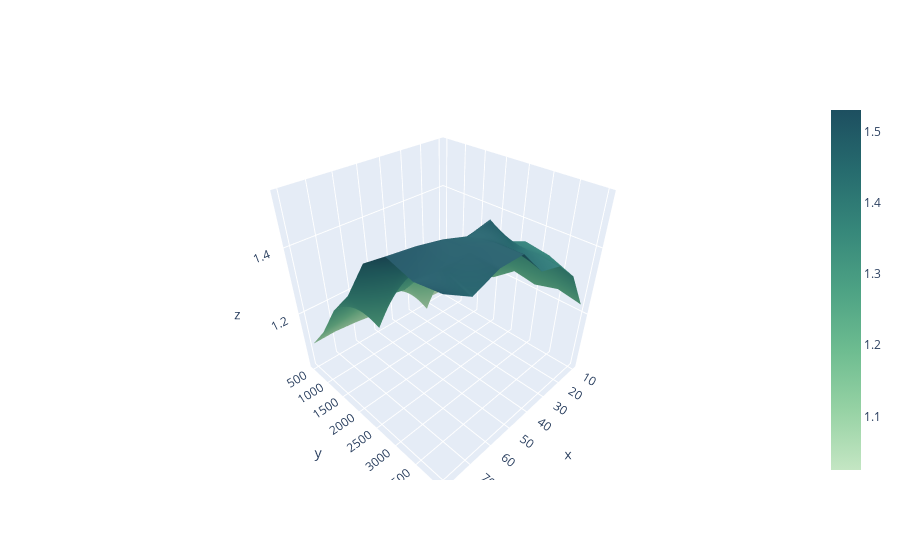

This figure's notebook cell:
### Code cell
compare = traces[1] / traces[0]
fig = go.Figure(go.Surface(
    x = compare.columns,
    y = compare.index,
    z = compare,
    colorscale = colorscales[0]))
# for i in range(1, len(traces)):
#     t = traces[i]
#     fig.add_trace(
#         go.Surface(
#             x = t.columns,
#             y = t.index,
#             z = t,
#             opacity=0.5,
#             colorscale = colorscales[i]
#         ),
#   )
fig.show()

### Figure 1 — Plotly figure (JSON) as saved in the notebook; plotly's stock layout.template omitted (floating-point values rounded to 4 significant figures)
{"data": [{"colorscale": [[0.0, "rgb(196, 230, 195)"], [0.1667, "rgb(150, 210, 164)"], [0.3333, "rgb(109, 188, 144)"], [0.5, "rgb(77, 162, 132)"], [0.6667, "rgb(54, 135, 122)"], [0.8333, "rgb(38, 107, 110)"], [1.0, "rgb(29, 79, 96)"]], "type": "surface", "x": [10, 20, 30, 40, 50, 60, 70, 80], "y": [500, 1000, 1500, 2000, 2500, 3000, 3500, 4000], "z": [[1.025, 1.029, 1.087, 1.133, 1.079, 1.09, 1.097, 1.096], [1.076, 1.191, 1.06, 1.205, 1.188, 1.196, 1.188, 1.181], [1.15, 1.213, 1.256, 1.256, 1.241, 1.273, 1.287, 1.29], [1.181, 1.229, 1.288, 1.354, 1.334, 1.346, 1.238, 1.37], [1.235, 1.308, 1.358, 1.38, 1.43, 1.403, 1.41, 1.483], [1.224, 1.39, 1.418, 1.5, 1.487, 1.508, 1.521, 1.53], [1.244, 1.379, 1.418, 1.457, 1.502, 1.51, 1.504, 1.511], [1.231, 1.352, 1.413, 1.432, 1.504, 1.505, 1.479, 1.522]]}], "layout": {}}
